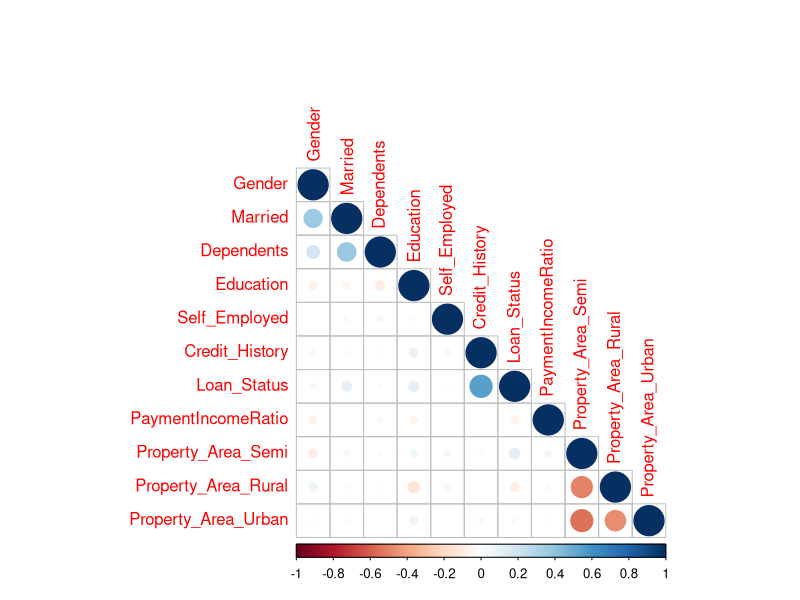

The R script that drew this image:
## ---- chunk 1
library(dplyr)
data <- readr::read_csv("train.csv")
glimpse(data)
## ---- chunk 2
library(skimr)
skim(data)
## ---- chunk 3
library(rsample)

data_xplit <- initial_split(data)

data_train <- training(data_xplit)
data_test <- testing(data_xplit)

## ---- chunk 4
library(mice)

data_train1 <- data_train %>% 
  mutate(Gender = factor(Gender),
         Married = factor(Married),
         Education = factor(Education),
         Self_Employed = factor(Self_Employed),
         Property_Area = factor(Property_Area)) %>% 
  select(-Loan_ID) %>% 
  mice(m=2, maxit = 2, method = 'cart', seed = 500) %>% 
  complete(1)

colSums(is.na(data_train1))
## ---- chunk 5
monthly_payment <- function(loan_amount, loan_amount_term){
  r <- 0.005
  monthly_payment <- (loan_amount/(((1+r)^loan_amount_term)-1))*(((1+r)^loan_amount_term)*r)
  return(monthly_payment)
}
## ---- chunk 6
data_train2 <- data_train1 %>% 
  mutate(LoanAmount = LoanAmount*1000,
         CombinedIncome = ApplicantIncome + CoapplicantIncome) %>% 
  select(-ApplicantIncome, -CoapplicantIncome) %>% 
  mutate(MonthlyPayment = monthly_payment(LoanAmount, Loan_Amount_Term),
         PaymentIncomeRatio = MonthlyPayment/CombinedIncome)
glimpse(data_train2)
## ---- chunk 7
data_train3 <- data_train2 %>% 
  mutate(Gender = if_else(Gender == "Male", 1, 0),
         Married = if_else(Married == "Yes", 1, 0),
         Education = if_else(Education == "Graduate", 1, 0),
         Self_Employed = if_else(Self_Employed == "Yes", 1, 0),
         Credit_History = as.numeric(as.character(Credit_History)),
         Property_Area_Semi = if_else(Property_Area == "Semiurban", 1, 0),
         Property_Area_Rural = if_else(Property_Area == "Rural", 1, 0),
         Property_Area_Urban = if_else(Property_Area == "Urban", 1, 0),
         Loan_Status = if_else(Loan_Status == "Y", 1, 0)) %>% 
  select(-Property_Area)
data_train3 %>% glimpse()
## ---- chunk 8
data_train4 <- scale(data_train3) %>% as_tibble()
glimpse(data_train4)
## ---- chunk 9
library(corrplot)
data_train4 %>% 
  select(-LoanAmount, -Loan_Amount_Term, -CombinedIncome, -MonthlyPayment) %>% 
  cor() %>% 
  corrplot(type = "lower")
## ---- chunk 10
# Library for imputation
library(mice) 

# Function to add monthly income column
monthly_payment <- function(loan_amount, loan_amount_term){
  r <- 0.005
  monthly_payment <- (loan_amount/(((1+r)^loan_amount_term)-1))*(((1+r)^loan_amount_term)*r)
  return(monthly_payment)
} 

# Pre-processing pipeline 

data_train_pipelined <- data_train %>%
  mutate(Gender = factor(Gender),
         Married = factor(Married),
         Education = factor(Education),
         Self_Employed = factor(Self_Employed),
         Property_Area = factor(Property_Area)) %>% 
  select(-Loan_ID) %>% 
  mice(m=2, maxit = 2, method = 'cart', seed = 500) %>% 
  complete(1) %>% 
  mutate(LoanAmount = LoanAmount*1000,
         CombinedIncome = ApplicantIncome + CoapplicantIncome) %>% 
  select(-ApplicantIncome, -CoapplicantIncome) %>% 
  mutate(MonthlyPayment = monthly_payment(LoanAmount, Loan_Amount_Term),
         PaymentIncomeRatio = MonthlyPayment/CombinedIncome) %>% 
  mutate(Gender = if_else(Gender == "Male", 1, 0),
         Married = if_else(Married == "Yes", 1, 0),
         Education = if_else(Education == "Graduate", 1, 0),
         Self_Employed = if_else(Self_Employed == "Yes", 1, 0),
         Credit_History = as.numeric(as.character(Credit_History)),
         Property_Area_Semi = if_else(Property_Area == "Semiurban", 1, 0),
         Property_Area_Rural = if_else(Property_Area == "Rural", 1, 0),
         Property_Area_Urban = if_else(Property_Area == "Urban", 1, 0),
         Loan_Status = if_else(Loan_Status == "Y", 1, 0)) %>% 
  select(-Property_Area) %>% 
  scale() %>% 
  as_tibble()
  
glimpse(data_train_pipelined)
skim(data_train_pipelined)
## ---- chunk 11
waldo::compare(data_train_pipelined, data_train4)
